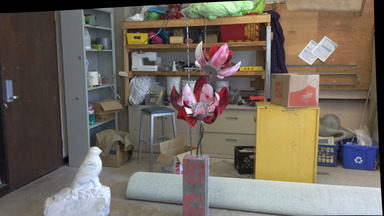
#> input picture im1.jpeg, 384 x 216 px
$ python main5.py
#> lines starting #> are read from the running program, lines starting #| are printed output that depends on the picture; after the words box and inside, x2 and y2 are one past the last pixel; in counts of white or black regions, pixels touching at a corner belong together
import cv2
import numpy as np
import os
import matplotlib.pyplot as plt

# Créer le répertoire de sortie s'il n'existe pas
output_dir = 'output5'
os.makedirs(output_dir, exist_ok=True)

# Charger les images
img1 = cv2.imread('im1.jpeg', cv2.IMREAD_GRAYSCALE)  # Image gauche
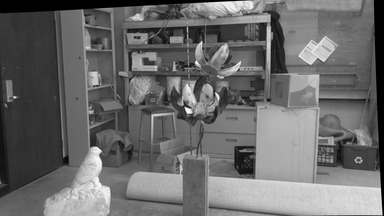
#> img1: shape (216, 384); min 0, max 255, mean 106.3
img2 = cv2.imread('im2.jpg', cv2.IMREAD_GRAYSCALE)   # Image droite
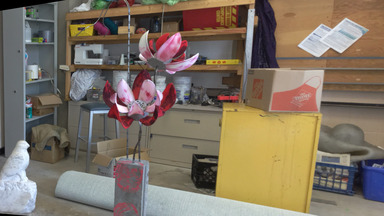
#> input picture im2.jpg, 384 x 216 px
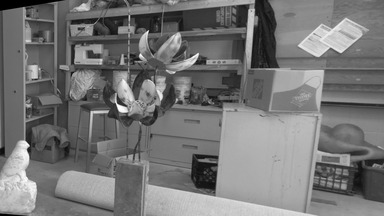
#> img2: shape (216, 384); min 0, max 255, mean 117.1

# Initialiser SIFT
sift = cv2.SIFT_create()

# Détecter les points d'intérêt et calculer les descripteurs
keypoints_1, descriptors_1 = sift.detectAndCompute(img1, None)
#> keypoints_1 = 539 keypoints; strongest (x, y, size): (188, 111, 3.8), (196, 63, 2.3), (244, 164, 18.2), (96, 150, 5.6)
keypoints_2, descriptors_2 = sift.detectAndCompute(img2, None)
#> keypoints_2 = 575 keypoints; strongest (x, y, size): (121, 109, 5), (140, 56, 2.5), (203, 176, 22.3), (24, 144, 5.8)

# Utiliser FLANN pour matcher les descripteurs
FLANN_INDEX_KDTREE = 1
index_params = dict(algorithm=FLANN_INDEX_KDTREE, trees=5)
search_params = dict(checks=50)  # or pass empty dictionary

flann = cv2.FlannBasedMatcher(index_params, search_params)
matches = flann.knnMatch(descriptors_1, descriptors_2, k=2)
#> matches = 539 matches

# Filtrer les correspondances en utilisant l'heuristique
good_matches = []
for m, n in matches:
    if m.distance < n.distance:
        good_matches.append(m)
#> after the loop, good_matches = 539 matches

# Dessiner les correspondances
img_matches = cv2.drawMatches(img1, keypoints_1, img2, keypoints_2, good_matches, None, flags=cv2.DrawMatchesFlags_NOT_DRAW_SINGLE_POINTS)
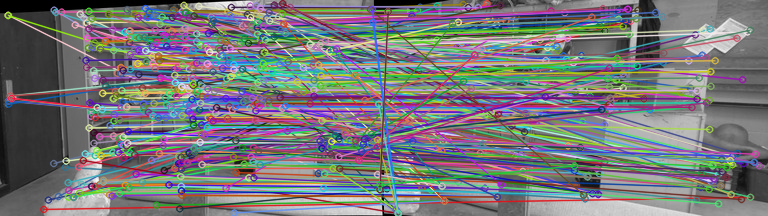
#> img_matches: shape (216, 768, 3); mean of channels 0, 1, 2 121.7, 118.8, 118.2; drawn as B, G, R

# Ajouter un titre à l'image
title = 'Correspondances SIFT avec heuristique'
cv2.putText(img_matches, title, (10, 30), cv2.FONT_HERSHEY_SIMPLEX, 1, (255, 255, 255), 2, cv2.LINE_AA)
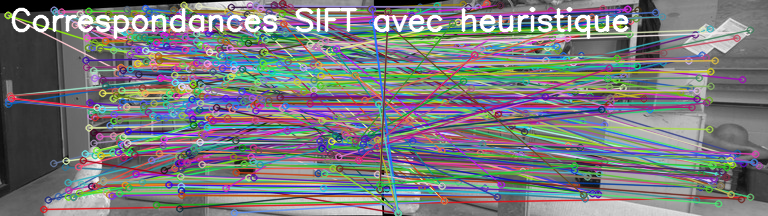
#> img_matches: shape (216, 768, 3); 4.12% of pixels changed, all inside (x1, y1, x2, y2) = (11, 7, 629, 40); drawn as B, G, R

# Enregistrer et afficher l'image avec les correspondances
output_path_matches = os.path.join(output_dir, 'sift_matches.png')
cv2.imwrite(output_path_matches, img_matches)
print(f"Image avec correspondances enregistrée dans {output_path_matches}")

# Affichage avec le titre approprié
plt.imshow(img_matches)
plt.title(title)
plt.axis('off')
plt.show()
